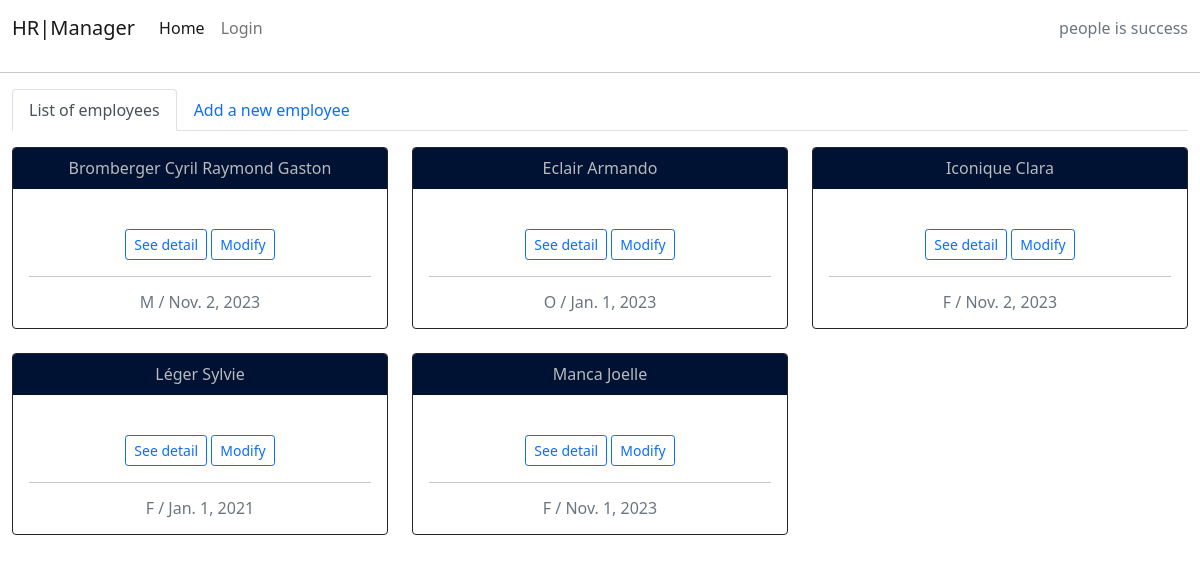
/employees/, run on the app's committed database.
### hrmanager/models.py (models this page shows, shortened)
class Employees(models.Model):
    title = models.CharField(max_length=200, unique=True, default='')
    first_name = models.CharField(max_length=30)
    last_name = models.CharField(max_length=30)
    employees_gender = models.CharField(max_length=1, choices=EMPLOYEES_GENDER)
    employees_marital_status = models.CharField(
        max_length=1, choices=EMPLOYEES_MARITAL_STATUS)
    children_for_allocations_type_1 = models.CharField(
        choices=CHILDREN_BELOW_18, blank=True, max_length=2)
    children_for_allocations_type_2 = models.CharField(
        choices=CHILDREN_BELOW_25, blank=True, max_length=2)
    birth_date = models.DateField(blank=True, null=True)
    employees_age = models.PositiveSmallIntegerField(blank=True, null=True)
    email_adress = models.EmailField(blank=True, null=True)
    phone_number = models.IntegerField(blank=True, null=True)
    emergency_contact = models.CharField(
        max_length=30, blank=True, null=True)
    emergency_phonenumber = models.IntegerField(
        blank=True, null=True)
    employee_picture = CloudinaryField('image', default='placeholder')
    social_security_number = models.CharField(
        max_length=13, unique=True)
    employees_bankaccount = models.CharField(
        max_length=21, blank=True, null=True)
    start_date = models.DateField(blank=True, null=True)
    end_date = models.DateField(blank=True, null=True)
    employees_holiday_rights = models.IntegerField(
        blank=True, null=True, default=0)
    base_monthly_salary = models.IntegerField(blank=True, null=True, default=0)
    LPP_deduction_employee = models.IntegerField(
        blank=True, null=True, default=0)
    LPP_deduction_employer = models.IntegerField(
        blank=True, null=True, default=0)
    employees_phone_allocation = models.PositiveSmallIntegerField(
        blank=True, null=True, default=0)
    employees_representation_allocation = models.PositiveSmallIntegerField(
        blank=True, null=True, default=0)
    expense_report = models.DecimalField(
        max_digits=5, decimal_places=2, default=0, blank=True, null=True)
    public_transportation_fees = models.DecimalField(
        max_digits=6, decimal_places=2, default=0, blank=True, null=True)
    extraordinary_salary = models.IntegerField(
        blank=True, null=True, default=0)
    created_date = models.DateTimeField(auto_now_add=True)
    updated_date = models.DateTimeField(auto_now=True)
    seniority = models.DurationField(blank=True, null=True)
    employees_status = models.IntegerField(choices=STATUS, default=0)
    class Meta:
        ordering = ['start_date']
        unique_together = [['first_name', 'last_name']]

### hrmanager/views.py (the view)
# urls.py: path('employees/', views.EmployeesList.as_view(), name='Listofemployees'),
class EmployeesList(generic.ListView):
    model = Employees
    queryset = Employees.objects.filter(
        employees_status=0).order_by('last_name')
    template_name = 'employee_list.html'
    paginate_by = 6

### templates/employee_list.html (shortened to what this page needs)
{% extends "base.html" %} {% block content %}
<div class="container-fluid">
  <ul class="nav nav-tabs">
    <li class="nav-item">
      <a class="nav-link active" aria-current="page" href="#"
        >List of employees</a
      >
    </li>
    <li class="nav-item">
      <a class="nav-link" href="{% url 'Addanemployees' %}"
        >Add a new employee</a
      >
    </li>
  </ul>
  <div class="row">
    <div class="col-12 mt-3 left">
      <div class="row">
        {% for employee in employees_list %}
        <div class="col-md-4">
          <div class="card mb-4 text-center border-dark">
            <div class="card-header financial-color">
              {{ employee.last_name }} {{ employee.first_name }}
            </div>
            <div class="card-body">
              <div class="image-container">
              </div>
              <div>
                <a
                  href="{% url 'Detailofemployees' employee.pk %}"
                  class="btn btn-outline-primary btn-sm"
                  >See detail</a
                >
                <a
                  href="{% url 'modify_employee' employee.pk %}"
                  class="btn btn-outline-primary btn-sm"
                  >Modify</a
                >
              </div>
              <hr />
              <p class="card-text text-muted h6">
                {{ employee.employees_gender}}
                / {{ employee.start_date }}
              </p>
            </div>
          </div>
        </div>
        {% if forloop.counter|divisibleby:3 %}
      </div>
      <div class="row">{% endif %} {% endfor %}</div>
    </div>
  </div>
</div>
{%endblock%}

### static/css/style.css (style rules this page uses)
.financial-color { color: #b8babc; background-color: #001233; }

### data on the page
Employees: last_name "Bromberger", first_name "Cyril Raymond Gaston", employees_gender "M", start_date "Nov. 2, 2023"
Employees: last_name "Eclair", first_name "Armando", employees_gender "O", start_date "Jan. 1, 2023"
Employees: last_name "Iconique", first_name "Clara", employees_gender "F", start_date "Nov. 2, 2023"
Employees: last_name "Léger", first_name "Sylvie", employees_gender "F", start_date "Jan. 1, 2021"
Employees: last_name "Manca", first_name "Joelle", employees_gender "F", start_date "Nov. 1, 2023"
